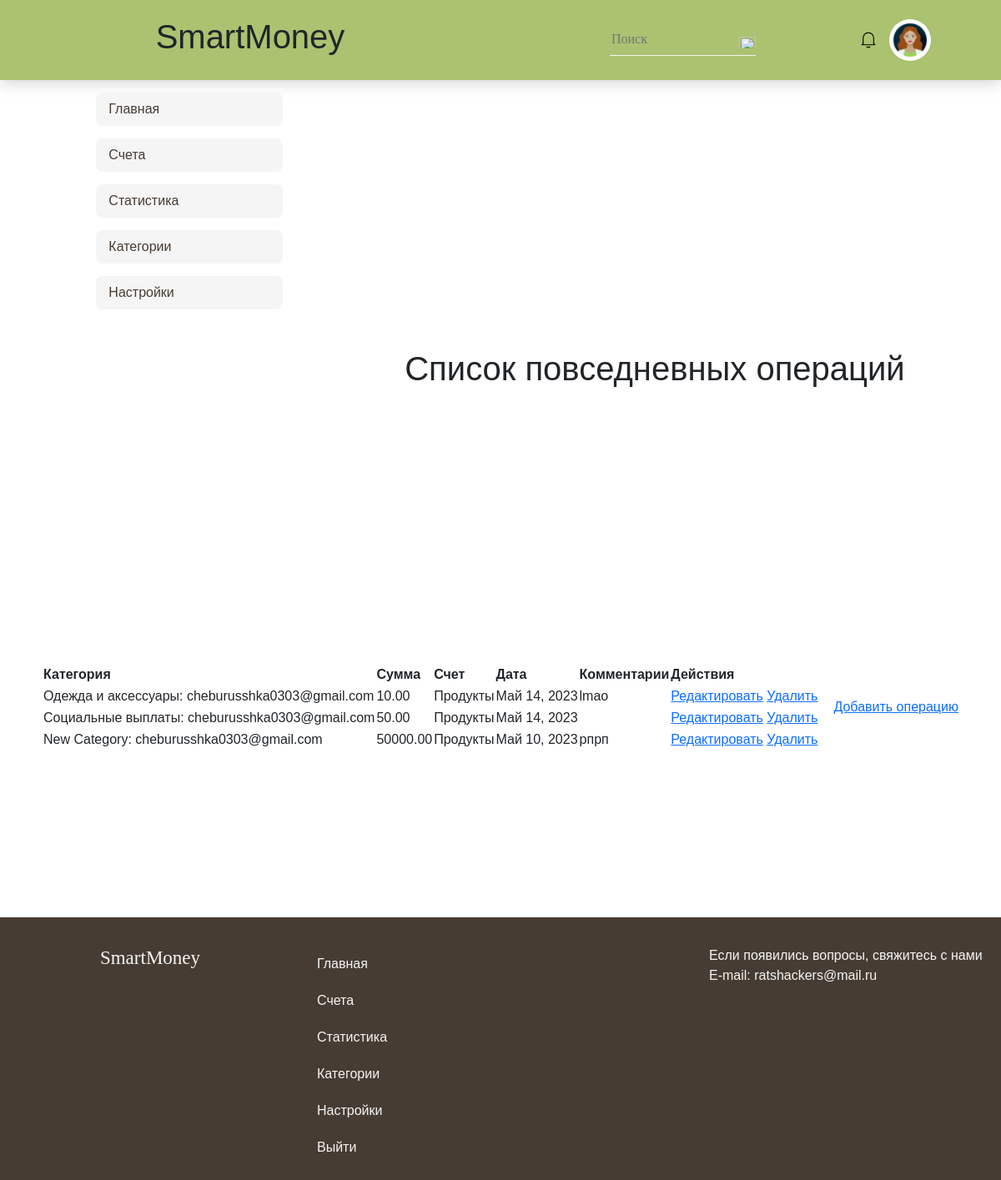
Page /users/adding/operation-list/ (signed in) on the earlier database version.
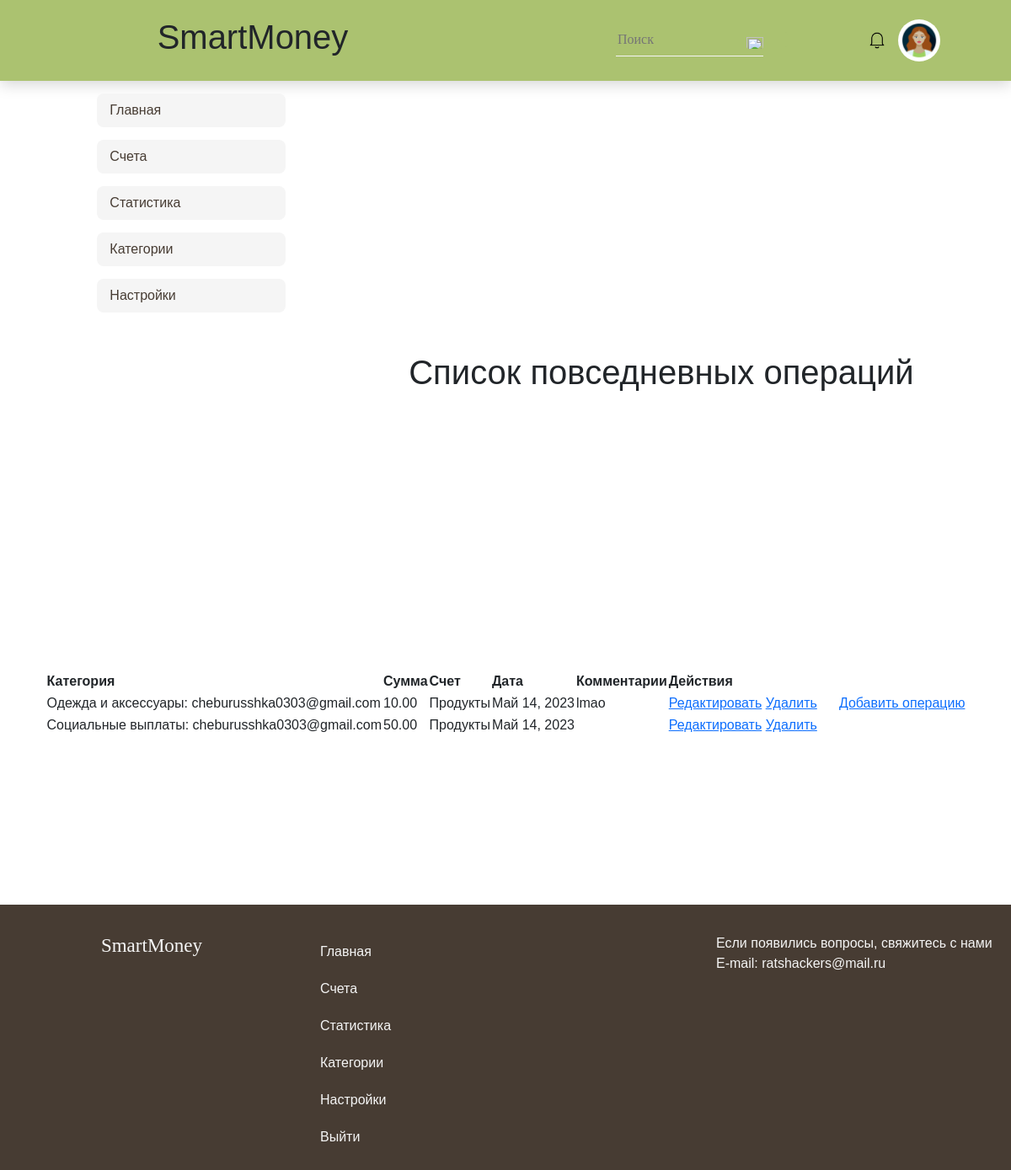
Same page on the later database version.
### users/models.py (models this page shows, shortened)
class Operation(models.Model):
    user = models.ForeignKey(User, on_delete=models.CASCADE)
    category = models.ForeignKey(CategoryModel, on_delete=models.CASCADE)
    account = models.ForeignKey(Account, on_delete=models.CASCADE)
    amount = models.DecimalField(max_digits=10, decimal_places=2, validators=[positive_number_validator])
    date = models.DateField()
    comment = models.TextField(blank=True)

class CategoryModel(models.Model):
    EXPENSES = 'Расходы'
    INCOME = 'Доходы'
    CATEGORY_TYPE_CHOICES = (
        (EXPENSES, 'Расходы'),
        (INCOME, 'Доходы'),
    )
    user = models.ForeignKey(AUTH_USER_MODEL, on_delete=models.CASCADE)
    category_name = models.CharField(max_length=100, blank=True)
    key = models.CharField(max_length=100, choices=CATEGORY_TYPE_CHOICES, default=EXPENSES, blank=True)
    color = models.CharField(max_length=7, default="#000000")
    def __str__(self):
        return f"{self.category_name}: {self.user}"

class User(AbstractUser):
    email = models.EmailField(
        _('email address'),
        unique=True,
    )
    email_verify = models.BooleanField(default=False)
    USERNAME_FIELD = 'email'
    REQUIRED_FIELDS = ['username']

class Account(models.Model):
    user = models.ForeignKey(AUTH_USER_MODEL, on_delete=models.CASCADE)
    name = models.CharField(max_length=50)
    balance = models.DecimalField(max_digits=10, decimal_places=2, validators=[positive_number_validator])
    color = models.CharField(max_length=7, default="#000000")
    def __str__(self):
        return f"{self.name}"

### users/views.py (the view)
# urls.py: path('adding/operation-list/', operation_list, name='operation_list'),
@login_required
def operation_list(request):
    operations = Operation.objects.filter(user=request.user).order_by('-date')
    return render(request, 'users/operations/day-to-day/operation_list.html', {'operations': operations})

### users/templates/users/operations/day-to-day/operation_list.html
{% extends 'users/operations/operations_base.html' %}
{% block content %}
<h1>Список повседневных операций</h1>
<table>
  <thead>
    <tr>
      <th>Категория</th>
      <th>Сумма</th>
      <th>Счет</th>
      <th>Дата</th>
      <th>Комментарии</th>
      <th>Действия</th>
    </tr>
  </thead>
  <tbody>
    {% for operation in operations %}
    <tr>
      <td>{{ operation.category }}</td>
      <td>{{ operation.amount }}</td>
      <td>{{ operation.account }}</td>
      <td>{{ operation.date }}</td>
      <td>{{ operation.comment }}</td>
      <td>
        <a href="{% url 'edit_operation' operation.id %}">Редактировать</a>
        <a href="{% url 'delete_operation' operation.id %}">Удалить</a>
      </td>
    </tr>
    {% empty %}
    <tr>
      <td colspan="6">Еще нет операций</td>
    </tr>
    {% endfor %}
  </tbody>
</table>
<a href="{% url 'add_operation' %}">Добавить операцию</a>
{% endblock %}

Differences in the rows shown:
removed Operation: category "New Category: cheburusshka0303@gmail.com", amount "50000.00", account "Продукты", date "Май 10, 2023", comment "рпрп"
